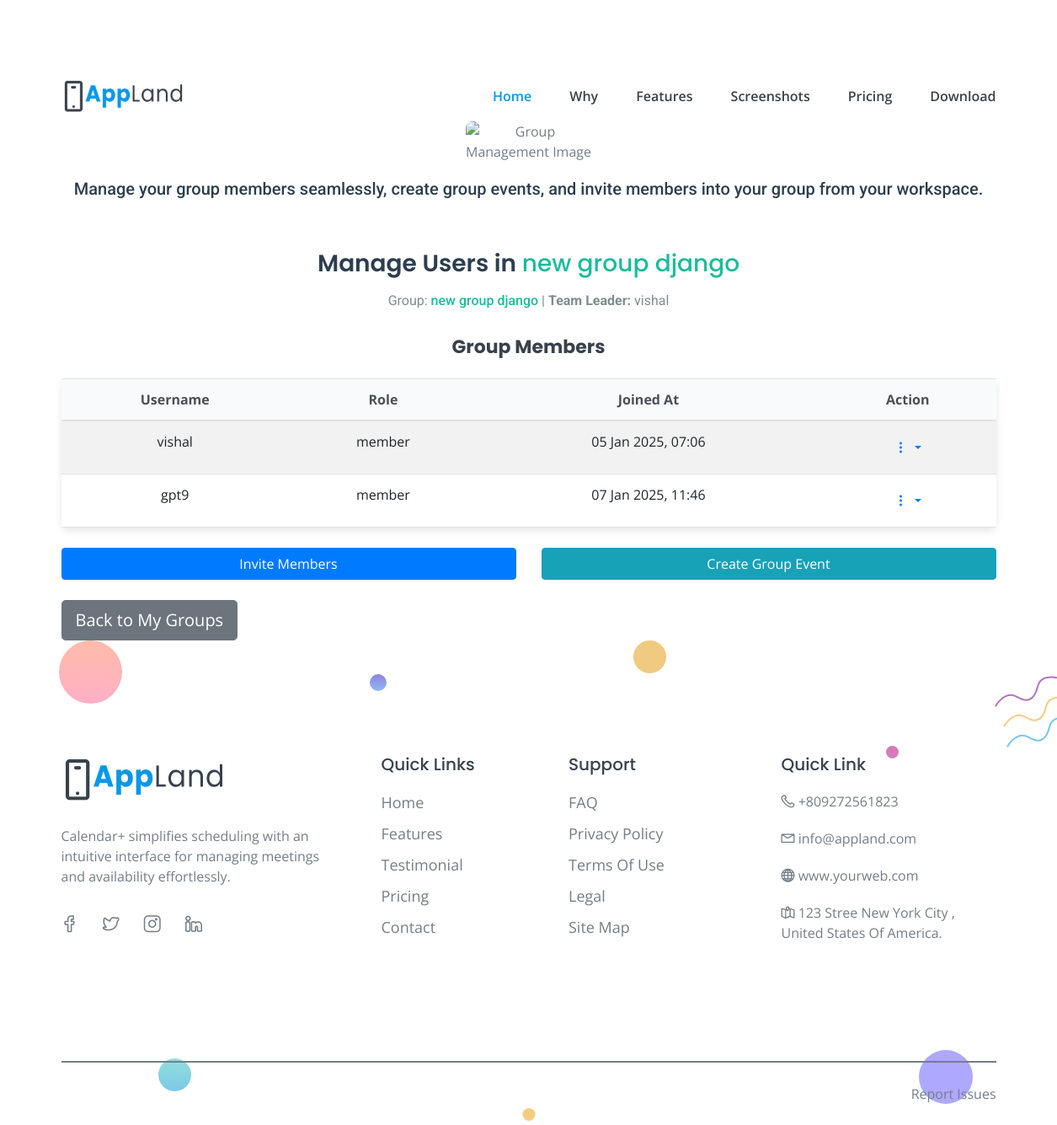
The app's page /groups/groups/manage-users/8/3/ (signed in) with its own data.
### groups/models.py (models this page shows, shortened)
class Group(models.Model):
    organization = models.ForeignKey(
        Organization,
        on_delete=models.CASCADE,
        related_name='groups'
    )
    name = models.CharField(max_length=255)
    description = models.TextField(blank=True, null=True)
    team_leader = models.ForeignKey(
        User,
        on_delete=models.SET_NULL,
        null=True,
        blank=True,
        related_name='leading_groups'
    )
    created_by = models.ForeignKey(
        User,
        on_delete=models.CASCADE,
        related_name='created_groups'
    )
    created_at = models.DateTimeField(auto_now_add=True)
    updated_at = models.DateTimeField(auto_now=True)

class GroupMember(models.Model):
    group = models.ForeignKey(
        Group,
        on_delete=models.CASCADE,
        related_name='members'
    )
    organization= models.ForeignKey(
        Organization,
        on_delete=models.CASCADE,
        related_name='group_memberships',
        null=True, blank=True
    )
    user = models.ForeignKey(
        User,
        on_delete=models.CASCADE,
        related_name='group_memberships'
    )
    role = models.CharField(
        max_length=50,
        choices=[
            ('member', 'Member'),
        ],
        default='member'
    )
    joined_at = models.DateTimeField(auto_now_add=True)
    class Meta:
        unique_together = ('group', 'user')

### groups/views.py (the view)
# urls.py: path('groups/manage-users/<int:org_id>/<int:group_id>/',manage_group_users, name='manage_group_users'),
@login_required
def manage_group_users(request, org_id, group_id):
    organization = get_object_or_404(Organization, id=org_id)
    group = get_object_or_404(Group, id=group_id, organization=organization)
    if group.team_leader != request.user:
        return redirect('user_groups', org_id=org_id)
    members = GroupMember.objects.filter(group=group)
    return render(request, 'user_groups/manage_group_users.html', {
        'organization': organization,
        'group': group,
        'members': members,
    })

### templates/user_groups/manage_group_users.html (shortened to what this page needs)
{% extends 'custom.html' %}
{% block content %}
<br><br><br><br>
<!DOCTYPE html>
<html lang="en">
<head>
   <link href="https://cdn.jsdelivr.net/npm/bootstrap-icons/font/bootstrap-icons.css" rel="stylesheet">
    <link href="https://cdn.jsdelivr.net/npm/bootstrap@5.3.0-alpha1/dist/css/bootstrap.min.css" rel="stylesheet">
</head>
<body>
    <section class="text-center my-5">
        <img src="https://encrypted-tbn0.gstatic.com/images?q=tbn:ANd9GcT9QzU-w88DKf97dYaJVgvCOWAAw6ODeWEMMw&s" class="section-image" alt="Group Management Image">
        <p class="h5 premium-text">
            Manage your group members seamlessly, create group events, and invite members into your group from your workspace.
        </p>
    </section>
    <div class="container">
        <div class="section-header">
            <h2>Manage Users in <span class="highlight">{{ group.name }}</span></h2>
            <p>Group: <span class="highlight">{{ group.name }}</span> | <strong>Team Leader:</strong> {{ group.team_leader.username }}</p>
        </div>
        <h4 class="mb-4 text-center">Group Members</h4>
        <table class="table table-striped">
            <thead>
                <tr>
                    <th scope="col">Username</th>
                    <th scope="col">Role</th>
                    <th scope="col">Joined At</th>
                    <th scope="col">Action</th>
                </tr>
            </thead>
            <tbody>
                {% for member in members %}
                    <tr>
                        <td>{{ member.user.username }}</td>
                        <td>{{ member.role }}</td>
                        <td>{{ member.joined_at|date:"d M Y, H:i" }}</td>
                        <td>
                            <div class="dropdown">
                                <button class="btn btn-link dropdown-toggle" type="button" id="dropdownMenuButton" data-bs-toggle="dropdown" aria-expanded="false">
                                    <i class="bi bi-three-dots-vertical"></i>
                                </button>
                            </div>
                        </td>
                    </tr>
                {% endfor %}
            </tbody>
        </table>
        <div class="row mt-4">
            <div class="col-12 col-md-6">
                <a href="{% url 'invite_members_to_group' org_id=organization.id group_id=group.id %}" class="btn btn-primary btn-manage">Invite Members</a>
            </div>
            <div class="col-12 col-md-6">
                <a href="{% url 'create_group_event' org_id=organization.id group_id=group.id %}" class="btn btn-info btn-manage">Create Group Event</a>
            </div>
        </div>
        <a href="{% url 'user_groups' org_id=organization.id %}" class="btn btn-secondary btn-lg mt-4">Back to My Groups</a>
    </div>
</body>
</html>
{% endblock %}

### static/assets/css/style.css (style rules this page uses)
body { font-family: "Open Sans", sans-serif; font-weight: normal; font-style: normal; color: #747E88; overflow-x: hidden; }
* { margin: 0; padding: 0; -webkit-box-sizing: border-box; -moz-box-sizing: border-box; box-sizing: border-box; }
img { max-width: 100%; }
i, span, a { display: inline-block; }
audio, canvas, iframe, img, svg, video { vertical-align: middle; }
h1, h2, h3, h4, h5, h6 { font-family: "Poppins", sans-serif; font-weight: 700; color: #38424D; margin: 0px; }
h2 { font-size: 36px; }
h4 { font-size: 22px; }
p { font-size: 16px; font-weight: 400; line-height: 24px; color: #747E88; margin: 0px; }

### templates/user_groups/manage_group_users.html (style rules this page uses)
body { background-color: #f4f7fb; font-family: 'Inter', sans-serif; }
.container { max-width: 1200px; margin-top: 60px; }
.section-header { text-align: center; margin-bottom: 40px; }
.section-header h2 { font-size: 2.5rem; color: #2b3a42; font-weight: 600; margin-bottom: 15px; }
.section-header p { font-size: 1.1rem; color: #6c757d; margin-bottom: 20px; }
.table { background-color: #fff; border-radius: 8px; box-shadow: 0 4px 8px rgba(0, 0, 0, 0.1); }
.table th, .table td { padding: 18px; text-align: center; }
.table th { background-color: #f9fafb; color: #495057; border-bottom: 2px solid #e0e0e0; }
.table-striped tbody tr:nth-of-type(odd) { background-color: #f9f9f9; }
.btn { font-size: 1rem; font-weight: 500; padding: 10px 20px; border-radius: 30px; transition: all 0.3s ease; }
.btn-primary { background-color: #007bff; border: none; }
.btn-info { background-color: #17a2b8; border: none; }
.btn-secondary { background-color: #6c757d; border: none; }
.btn-manage { width: 100%; font-size: 1.1rem; font-weight: 500; }
body { font-family: 'Poppins', sans-serif; }
.premium-text { color: #2c3e50; font-family: 'Roboto', sans-serif; font-weight: 300; }
.section-image { max-width: 150px; width: 100%; height: auto; margin-bottom: 20px; border-radius: 8px; }
.section-header { font-family: 'Roboto', sans-serif; color: #34495e; text-align: center; margin-bottom: 30px; }
.section-header h2 { font-size: 1.75rem; font-weight: 600; color: #2c3e50; }
.section-header p { font-size: 1rem; color: #7f8c8d; font-weight: 400; }
.highlight { color: #1abc9c; font-weight: 500; }

### records on screen
Group: name "new group django", team_leader.username "vishal"
GroupMember: user.username "vishal", role "member", joined_at "05 Jan 2025, 07:06"
GroupMember: user.username "gpt9", role "member", joined_at "07 Jan 2025, 11:46"
